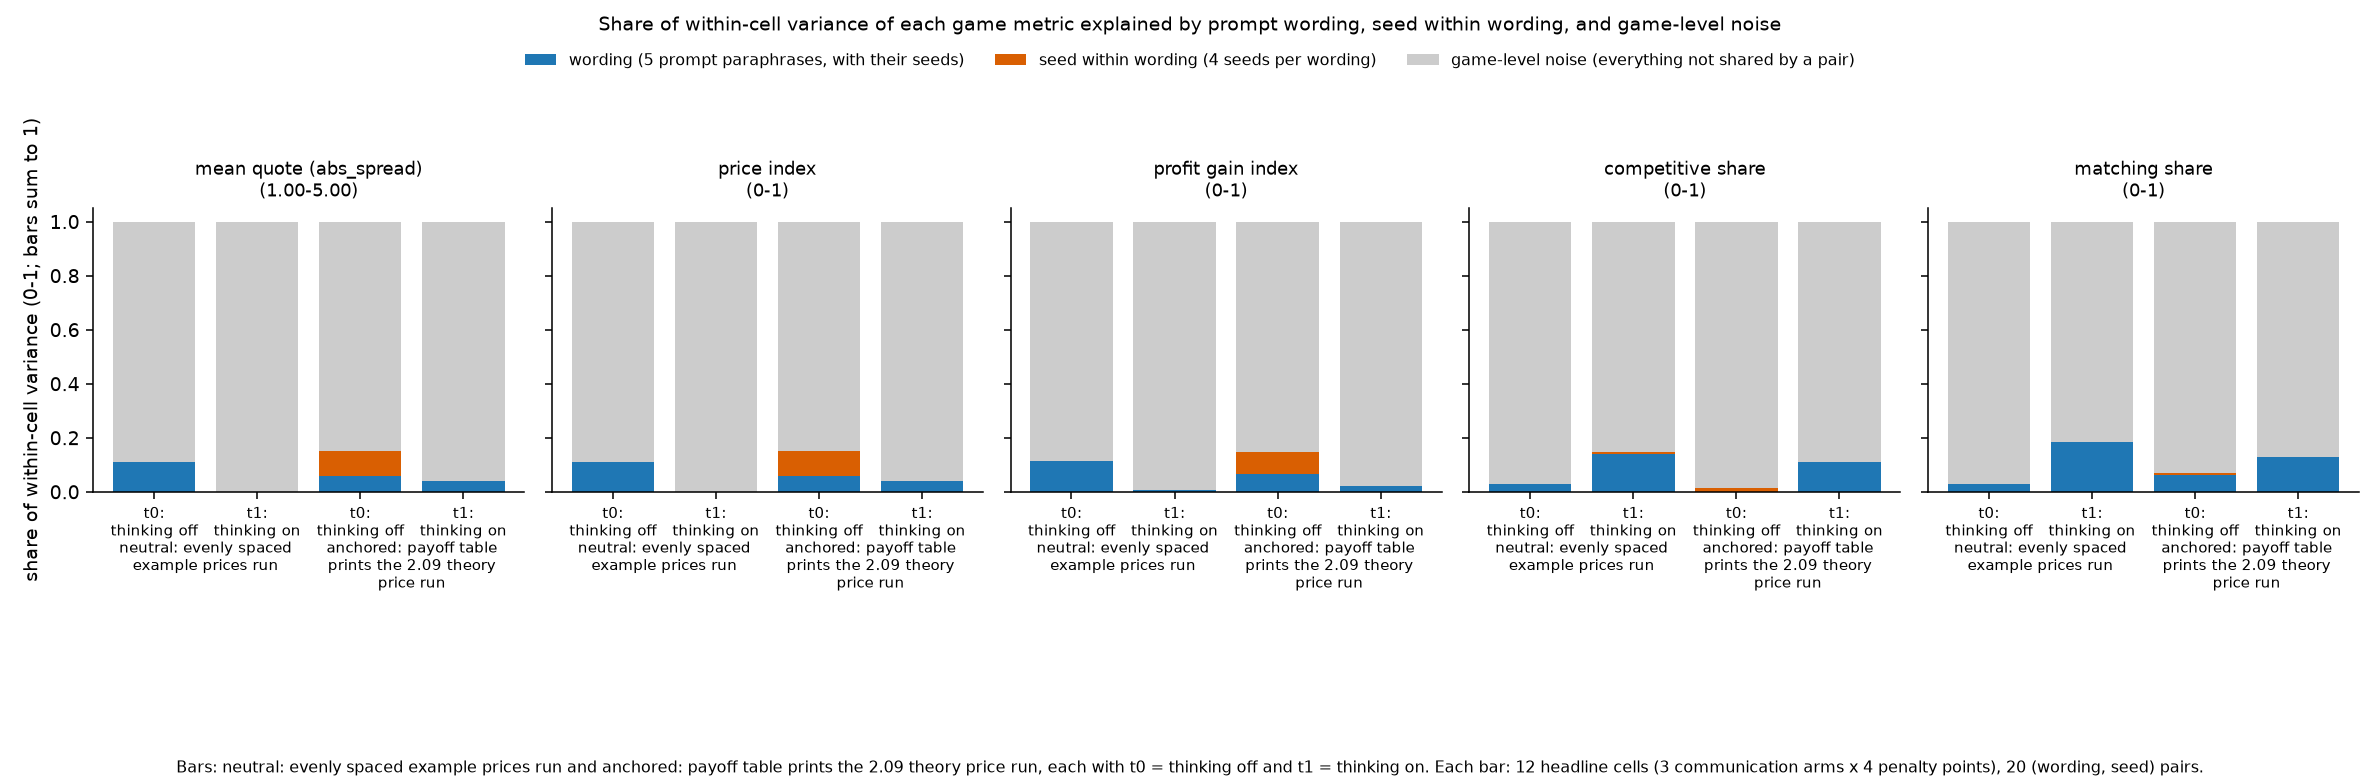

Python code for this plot:
"""Redraw fig_variance.png from variance_by_pair.csv (labels only; same data as the block in wording_seed.py). usage: python -X utf8 fig_variance.py
Run and thinking-mode tick labels are "slug: short label" from the shared glossary (tools/analysis_style/arm_labels.py)."""
import os, sys, textwrap
import pandas as pd, matplotlib; matplotlib.use('Agg'); import matplotlib.pyplot as plt
sys.path.insert(0, os.path.join(os.path.dirname(os.path.abspath(__file__)), '..', '..', '..', 'tools', 'analysis_style'))
import arm_labels
V = pd.read_csv('variance_by_pair.csv')
METRICS = ['mean_quote', 'price_index', 'gain', 'comp_share', 'match_share']
TITLES = {'mean_quote': 'mean quote (abs_spread)\n(1.00-5.00)', 'price_index': 'price index\n(0-1)', 'gain': 'profit gain index\n(0-1)', 'comp_share': 'competitive share\n(0-1)', 'match_share': 'matching share\n(0-1)'}
MODE = {'thinking off': 't0', 'thinking on': 't1'}
tick = lambda run, s_: arm_labels.label(MODE[s_]).replace(': ', ':\n')   # the run label goes under each pair of bars
fig, axs = plt.subplots(1, 5, figsize=(17, 5.6), sharey=True)
plotted = []
for ax, met in zip(axs, METRICS):
    sub = V[(V.metric == met) & V.subset.isin(['thinking off', 'thinking on'])]; labs = []; x = 0
    for run in ['neutral', 'anchored']:
        for s_ in ['thinking off', 'thinking on']:
            r = sub[(sub.run == run) & (sub.subset == s_)].iloc[0]
            ax.bar(x, r.share_wording, color='#1f77b4', label='wording (5 prompt paraphrases, with their seeds)' if (x == 0 and met == 'gain') else None)
            ax.bar(x, r.share_seed_in_wording, bottom=r.share_wording, color='#d95f02', label='seed within wording (4 seeds per wording)' if (x == 0 and met == 'gain') else None)
            ax.bar(x, 1 - r.share_pair, bottom=r.share_pair, color='#cccccc', label='game-level noise (everything not shared by a pair)' if (x == 0 and met == 'gain') else None)
            plotted.append((met, run, s_, r.share_wording, r.share_seed_in_wording, r.share_pair))
            labs.append(tick(run, s_)); x += 1
    for g, run in enumerate(['neutral', 'anchored']):
        ax.text(2 * g + 0.5, -0.17, textwrap.fill(arm_labels.label(run) + ' run', 24, break_on_hyphens=False), transform=ax.get_xaxis_transform(), ha='center', va='top', fontsize=7.5)
    ax.set_xticks(range(x)); ax.set_xticklabels(labs, fontsize=7.5); ax.set_title(TITLES[met], fontsize=9); ax.spines[['top', 'right']].set_visible(False)
axs[0].set_ylabel('share of within-cell variance (0-1; bars sum to 1)')
fig.supxlabel('Bars: ' + arm_labels.label('neutral') + ' run and ' + arm_labels.label('anchored') + ' run, each with t0 = thinking off and t1 = thinking on. Each bar: 12 headline cells (3 communication arms x 4 penalty points), 20 (wording, seed) pairs.', fontsize=8)
fig.suptitle('Share of within-cell variance of each game metric explained by prompt wording, seed within wording, and game-level noise', fontsize=10)
fig.legend(frameon=False, fontsize=8, loc='upper center', ncol=3, bbox_to_anchor=(0.5, 0.95))
fig.tight_layout(rect=(0, 0.1, 1, 0.88)); fig.savefig('fig_variance.png', dpi=140)
# check (c): the plotted values are the committed CSV values
V2 = pd.read_csv('variance_by_pair.csv')
for met, run, s_, w, sd, sp in plotted:
    r = V2[(V2.metric == met) & (V2.run == run) & (V2.subset == s_)].iloc[0]
    assert (w, sd, sp) == (r.share_wording, r.share_seed_in_wording, r.share_pair)
print('fig_variance.png written; plotted values equal variance_by_pair.csv:', len(plotted), 'bars')
